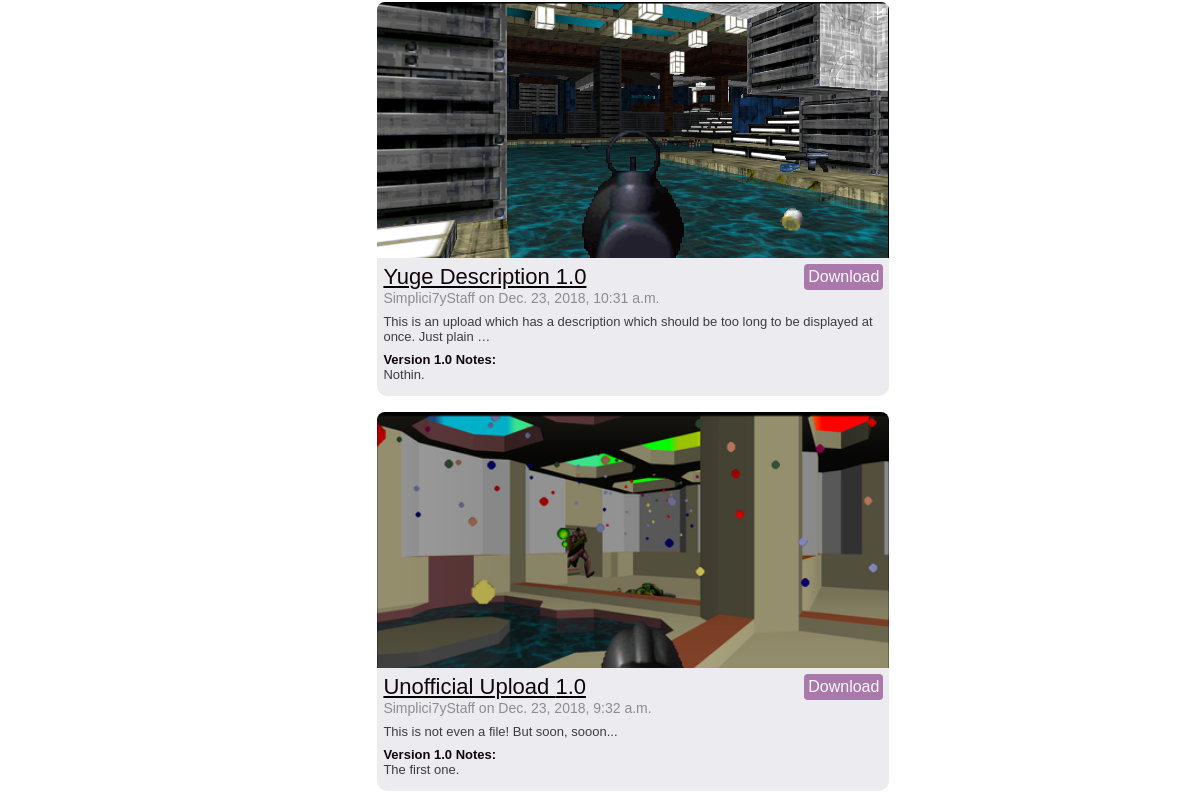
The app's page /s7uploads/ (lower part), older data.
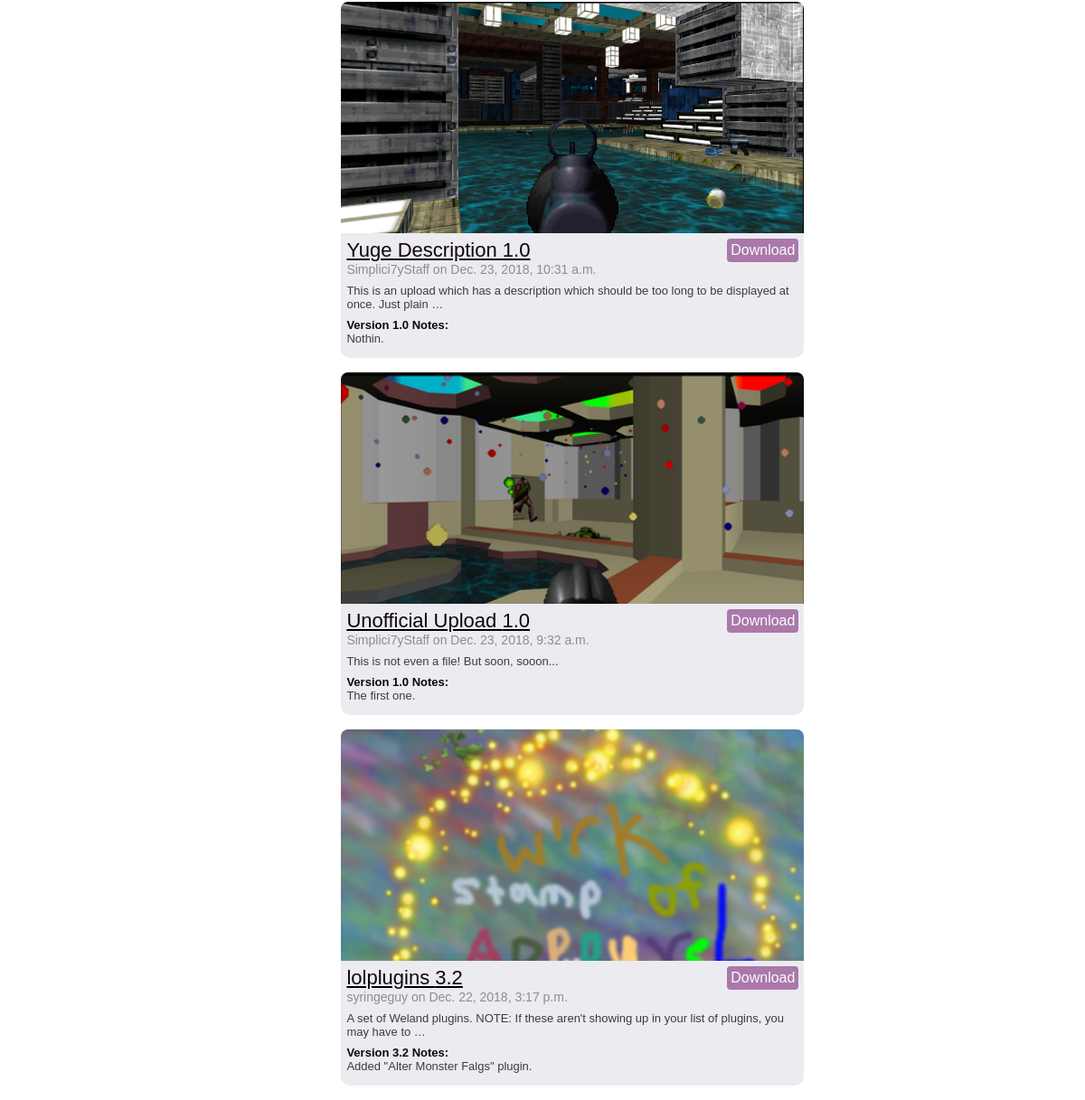
The same page, newer data.
### s7uploads/models.py (models this page shows, shortened)
class Upload(models.Model):
	url = models.CharField(max_length = 100)
	user = models.ForeignKey(User, on_delete=models.CASCADE)
	title = models.CharField(max_length = 50)
	description = models.TextField(verbose_name="Upload Description")
	versionNotes = models.TextField(verbose_name="Version Notes")
	uploadDate = models.DateTimeField('date published')
	versionNumber = models.DecimalField(max_digits=5, decimal_places = 1)
	def indexScreenshot(self):
		return Screenshot.objects.filter(upload=self)[0].url

class Screenshot(models.Model):
	url = models.CharField(max_length = 100)
	upload = models.ForeignKey(Upload, on_delete=models.CASCADE)

class User(models.Model):
	username = models.CharField(max_length = 50)

### s7uploads/views.py (the view)
# urls.py: path('', views.IndexView.as_view(), name='index'),
class IndexView(generic.ListView):
	model = Upload
	template_name = 's7uploads/index.html'
	context_object_name = 'latest_upload_list'
	def get_queryset(self):
		numUploads = 10
		return Upload.objects.filter(uploadDate__lte=timezone.now()).order_by('-uploadDate')[:numUploads]

### s7uploads/templates/s7uploads/index.html (shortened to what this page needs)
{% extends "s7uploads/navbar.html" %}
{% load static %}
{% block content %}
<section id="main-content">
<section id="upload">
{% if latest_upload_list %}
	<ul>
	{% for upload in latest_upload_list %}
		<li>
		<section id="imgcrop">
		<img src="{%static upload.indexScreenshot %}" alt="Upload Screenshot" id="middle"></img>
		</section>
		<section id="uploadtext">
		<h2><a href="{%url 's7uploads:upload' upload.id %}">{{ upload.title }} {{ upload.versionNumber }}</a></h2>
		<a id="download" href="#">Download</a>
		<h3>{{ upload.user.username }} on {{ upload.uploadDate }} </h3>
		<p>{{ upload.description|truncatewords:20 }}</p>
		<h4> Version {{upload.versionNumber}} Notes: </h4>
		<p> {{ upload.versionNotes|truncatewords:10 }} </p>
		</section>
		</li>
	{% endfor %}
	</ul>
{% else %}
	<p> Nothing to see here. </p>
{% endif %}
</section>
</section>
{% endblock %}

Row changes from the older to the newer data that the page shows:
added Upload: id.url (picture), title "lolplugins", versionNumber "3.2", user.username "syringeguy", uploadDate "Dec. 22, 2018, 3:17 p.m.", description "A set of Weland plugins. NOTE: If these aren't showing up in your list of plugins, you may have to …", versionNotes "Added \"Alter Monster Falgs\" plugin."
